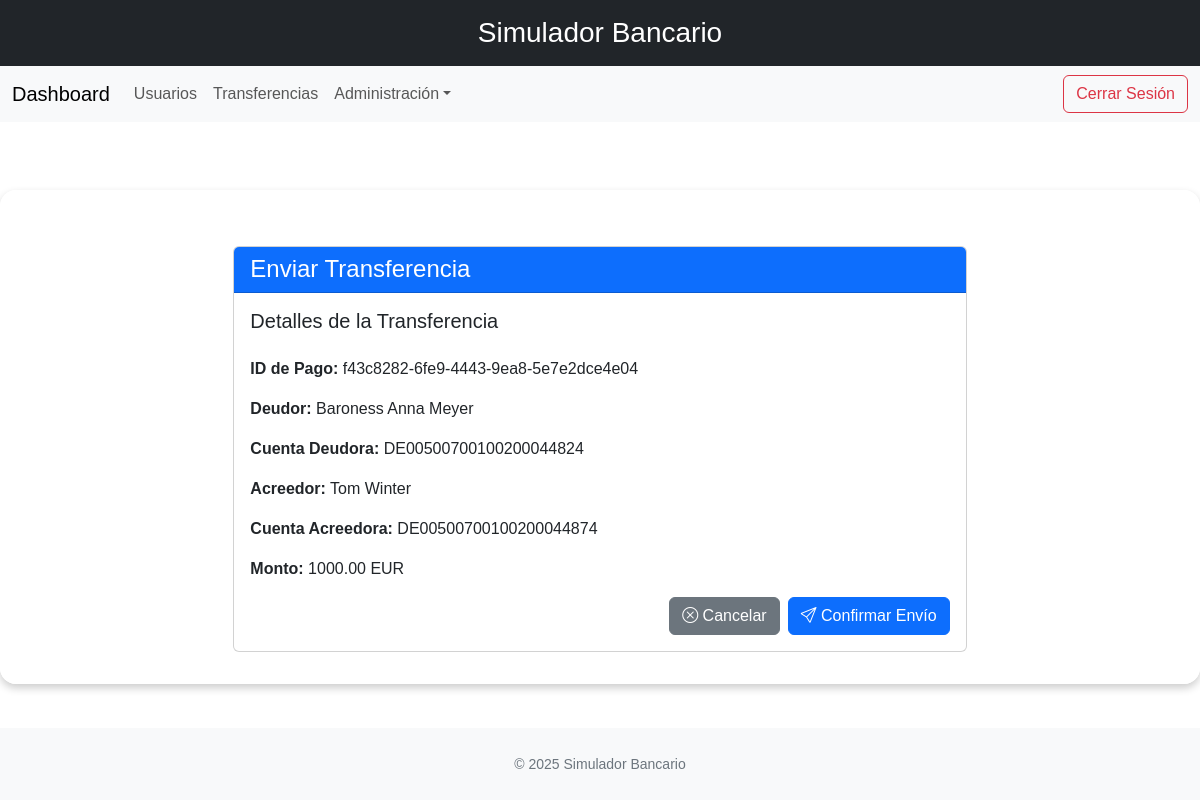
/gpt4/transferencias/f43c8282-6fe9-4443-9ea8-5e7e2dce4e04/enviar/ (signed in), run on the app's committed database.
### banco/models.py (models this page shows, shortened)
class Transfer(models.Model):
    STATUS_CHOICES = [
        ('RJCT', 'Rechazada'),
        ('RCVD', 'Recibida'),
        ('ACCP', 'Aceptada'),
        ('ACTC', 'Aceptada técnicamente'),
        ('ACSP', 'En proceso'),
        ('ACSC', 'Ejecutada con éxito'),
        ('ACWC', 'Con advertencia'),
        ('ACWP', 'Pendiente de aprobación'),
        ('ACCC', 'Concluida'),
        ('CANC', 'Cancelada'),
        ('PDNG', 'Pendiente'),
    ]
    payment_id = models.CharField(max_length=36, unique=True, db_index=True)
    debtor = models.ForeignKey('Debtor', on_delete=models.PROTECT, related_name='transfers')
    creditor = models.ForeignKey('Creditor', on_delete=models.PROTECT, related_name='transfers')
    debtor_account = models.ForeignKey('DebtorAccount', on_delete=models.PROTECT)
    creditor_account = models.ForeignKey('CreditorAccount', on_delete=models.PROTECT)
    creditor_agent = models.ForeignKey('CreditorAgent', on_delete=models.PROTECT)
    instructed_amount = models.DecimalField(
        max_digits=18, decimal_places=2,
        validators=[MinValueValidator(0.01)]
    )
    currency = models.CharField(max_length=3, default='EUR', validators=[currency_validator])
    purpose_code = models.CharField(max_length=4, default='GDSV')
    requested_execution_date = models.DateField()
    remittance_information_unstructured = models.CharField(max_length=140, blank=True, null=True)
    status = models.CharField(
        max_length=10,
        choices=STATUS_CHOICES,
        default='PDNG',
        db_index=True
    )
    payment_identification = models.ForeignKey('PaymentIdentification', on_delete=models.CASCADE)
    auth_id = models.CharField(max_length=100, blank=True, null=True)
    created_at = models.DateTimeField(auto_now_add=True, db_index=True)
    updated_at = models.DateTimeField(auto_now=True)
    class Meta:
        db_table = 'sim_transfer'
        ordering = ['-created_at']
        app_label = 'banco'

class Party(models.Model):
    name = models.CharField(max_length=70, unique=True)
    address = models.OneToOneField(
        PostalAddress,
        on_delete=models.CASCADE,
        related_name="%(class)ss_address"
    )
    class Meta:
        abstract = True
        app_label = 'banco'

class Debtor(Party):
    customer_id = models.CharField(max_length=35, unique=True)
    user = models.OneToOneField(User, on_delete=models.CASCADE, related_name='debtor', null=True)
    class Meta(Party.Meta):
        db_table = 'sim_debtor'
        app_label = 'banco'

class Account(models.Model):
    iban = EncryptedCharField(
        max_length=34, unique=True,
        validators=[iban_validator],
        help_text="IBAN cifrado"
    )
    currency = models.CharField(
        max_length=3, default='EUR',
        validators=[currency_validator]
    )
    class Meta:
        abstract = True
        app_label = 'banco'

class DebtorAccount(Account):
    debtor = models.ForeignKey(
        Debtor, on_delete=models.CASCADE,
        related_name='accounts'
    )
    balance = models.DecimalField(
        max_digits=18, decimal_places=2,
        default=Decimal('0.00'),
    )
    class Meta(Account.Meta):
        db_table = 'sim_debtor_account'
        app_label = 'banco'

class Creditor(Party):
    class Meta(Party.Meta):
        db_table = 'sim_creditor'
        app_label = 'banco'

class CreditorAccount(Account):
    creditor = models.ForeignKey(
        Creditor, on_delete=models.CASCADE,
        related_name='accounts'
    )
    class Meta(Account.Meta):
        db_table = 'sim_creditor_account'
        app_label = 'banco'

### banco/gpt_views.py (the view, shortened to what this page needs)
# urls.py: path('gpt4/transferencias/<str:payment_id>/enviar/', gpt_views.SendTransferView.as_view(), name='send_transfer_viewGPT4'),
class SendTransferView(LoginRequiredMixin, generic.UpdateView):
    model = Transfer
    template_name = 'api/GPT4/send_transfer.html'
    fields = []  # No necesitamos campos editables
    slug_field = 'payment_id'
    slug_url_kwarg = 'payment_id'

### banco/models.py (called while the page is built)
    def from_db_value(self, value, expression, connection):
        if value is None:
            return None
        last_error = None
        for f in self.fernets:
            try:
                return force_str(f.decrypt(force_bytes(value)))
            except InvalidToken as e:
                last_error = e
                continue
        raise last_error

### banco/templates/api/GPT4/send_transfer.html (shortened to what this page needs)
{% extends 'base.html' %}
{% block content %}
<div class="container mt-4">
    <div class="row justify-content-center">
        <div class="col-md-8">
            <div class="card">
                <div class="card-header bg-primary text-white">
                    <h4 class="mb-0">Enviar Transferencia</h4>
                </div>
                <div class="card-body">
                    <h5 class="card-title mb-4">Detalles de la Transferencia</h5>
                    <div class="mb-3">
                        <strong>ID de Pago:</strong> {{ object.payment_id }}
                    </div>
                    <div class="mb-3">
                        <strong>Deudor:</strong> {{ object.debtor.name }}
                    </div>
                    <div class="mb-3">
                        <strong>Cuenta Deudora:</strong> {{ object.debtor_account.iban }}
                    </div>
                    <div class="mb-3">
                        <strong>Acreedor:</strong> {{ object.creditor.name }}
                    </div>
                    <div class="mb-3">
                        <strong>Cuenta Acreedora:</strong> {{ object.creditor_account.iban }}
                    </div>
                    <div class="mb-3">
                        <strong>Monto:</strong> {{ object.instructed_amount }} {{ object.currency }}
                    </div>
                    <form method="post">
                        <div class="d-flex justify-content-end gap-2">
                            <a href="{% url 'transfer_detailGPT4' object.payment_id %}" class="btn btn-secondary">
                                <i class="bi bi-x-circle"></i> Cancelar
                            </a>
                            <button type="submit" class="btn btn-primary">
                                <i class="bi bi-send"></i> Confirmar Envío
                            </button>
                        </div>
                    </form>
                </div>
            </div>
        </div>
    </div>
</div>
{% endblock %}

### data on the page
Transfer: payment_id "f43c8282-6fe9-4443-9ea8-5e7e2dce4e04", debtor.name "Baroness Anna Meyer", debtor_account.iban "DE00500700100200044824", creditor.name "Tom Winter", creditor_account.iban "DE00500700100200044874", instructed_amount "1000.00", currency "EUR"
